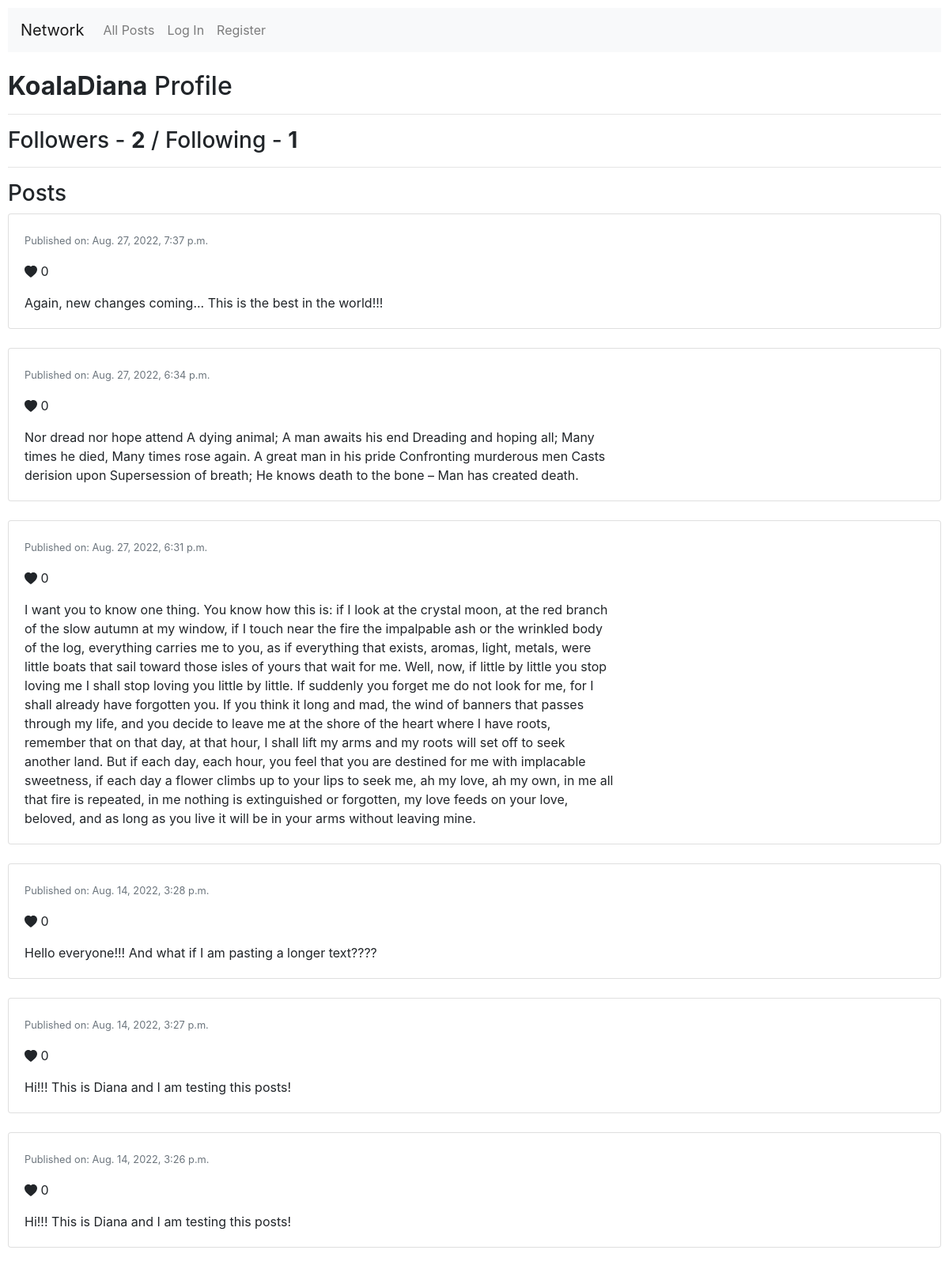
The page /profile/1 on the database as committed earlier.
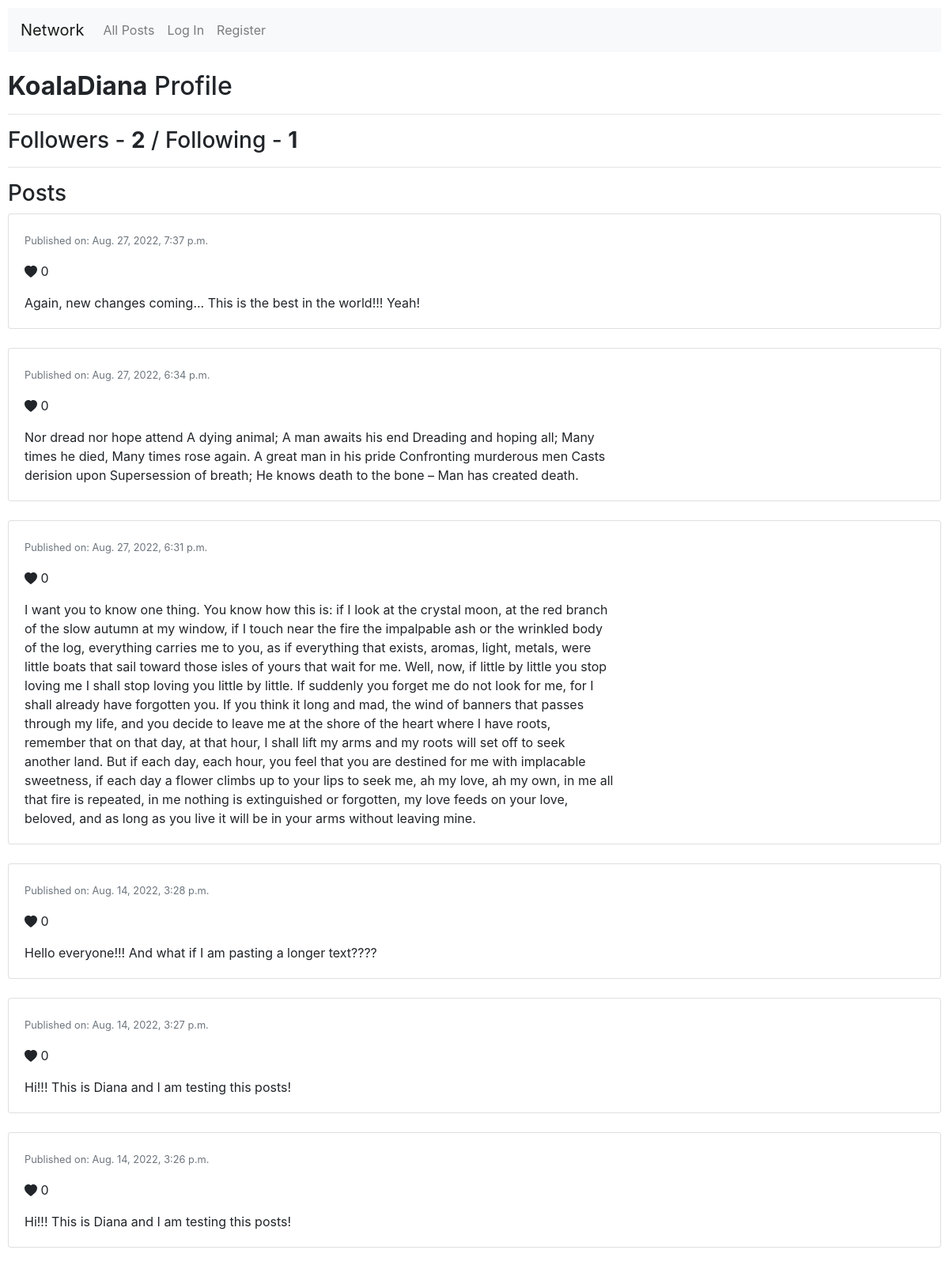
The same page on the database as committed later.
### network/models.py (models this page shows, shortened)
class Post(models.Model):
    user = models.ForeignKey(User, on_delete=models.CASCADE, related_name="writer_user")
    content = models.CharField(max_length=512)
    date = models.DateTimeField(default=django.utils.timezone.now)
    likes = models.IntegerField(default=0)
    class Meta:
        ordering = ["-date"]

### network/views.py (the view)
# urls.py: path("profile/<str:user_id>", views.profile, name="profile"),
def profile(request, user_id):
    profile_user = User.objects.get(pk=user_id)
    if profile_user == request.user:
        is_user = True
    else:
        is_user = False
    if not is_user:
        user_all_following = Follower.objects.filter(follower=request.user.id)
        user_profile_following = user_all_following.filter(following=user_id)
        if not user_profile_following:
            is_following = False
        else:
            is_following = True
    else:
        is_following = False
    user_posts = Post.objects.filter(user=user_id)
    for post in user_posts:
        post.likes = len(Like.objects.filter(post=post.id))
    followers_n = len(Follower.objects.filter(following=user_id))
    following_n = len(Follower.objects.filter(follower=user_id))
    return render(request, "network/profile.html", {
        "posts": user_posts,
        "is_user": is_user,
        "profile_user": profile_user,
        "followers_n": followers_n,
        "following_n": following_n,
        "is_following": is_following
    })

### network/templates/network/profile.html (shortened to what this page needs)
{% extends "network/layout.html" %}
{% block body %}
    <br>
    <h2><strong>{{ profile_user.username }}</strong> Profile</h2>
    <hr>
    <h3>Followers - <strong>{{ followers_n }}</strong> / Following - <strong>{{ following_n }}</strong></h3>
    <hr>
    <h3>Posts</h3>
    {% for post in posts %}
        <div class="card text card-custom mb-4">
            <div class="row no-gutters">
                <div class="col-md-8">
                    <div class="card-body">
                        <p class="card-text">
                            <small class="text-muted">Published on: {{ post.date }}</small>
                        </p>
                        <p>
                        <svg xmlns="http://www.w3.org/2000/svg" width="16" height="16" fill="currentColor" class="bi bi-heart-fill" viewBox="0 0 16 16">
                            <path fill-rule="evenodd" d="M8 1.314C12.438-3.248 23.534 4.735 8 15-7.534 4.736 3.562-3.248 8 1.314z"/>
                        </svg> {{ post.likes }}
                        </p>
                        <p class="card-text card-description">
                            {{ post.content }}
                        </p>
                    </div>
                </div>
            </div>
        </div>
    {% endfor %}
{% endblock %}

Rows that differ between the two databases and show on the page:
changed Post: content "Again, new changes coming... This is the best in the world!!!" → "Again, new changes coming... This is the best in the world!!! Yeah!"
